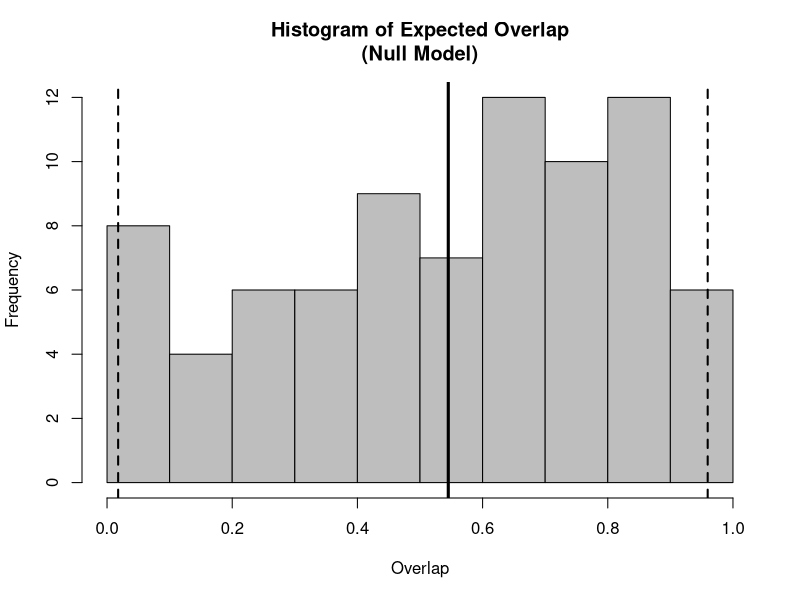
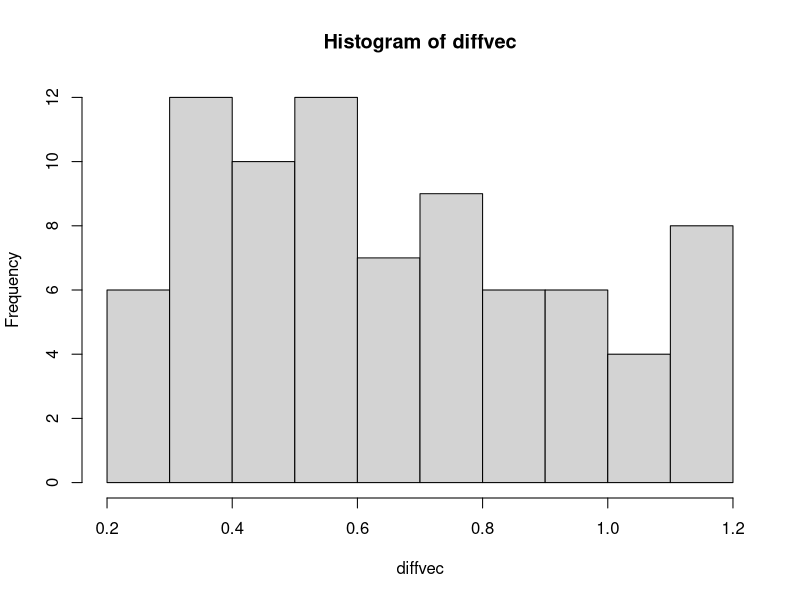

Write the R code that produced these figures, in order.

# Jason Carlisle
# 9/3/2015

# There are two methods to calculate the CI from the Monte Carlo test.  They produce the same result, as shown here

# Some example data
overlap.expected <- runif(80)
overlap.observed <- 1.2




# The way CIs are calculated in the example code and the method described in the paper (more straightforward) ----
# This code comes from the MethodsDemo.R script
# Plot null model of the overlap statistic (histogram of expected overlap)
hist(overlap.expected, col="grey", main="Histogram of Expected Overlap\n(Null Model)", xlab="Overlap")

# Calculate and plot expected overlap (solid black line)
(exp.mean <- mean(overlap.expected))
abline(v=exp.mean, lwd=3)

# Calculate and plot two-tailed 95% Monte Carlo confidence interval for expected overlap (dashed black lines)
(exp.lwr <- quantile(overlap.expected, 0.025)[[1]])
(exp.upr <- quantile(overlap.expected, 0.975)[[1]])
abline(v=exp.lwr, lwd=2, lty="dashed")
abline(v=exp.upr, lwd=2, lty="dashed")

# Plot observed overlap calculated previously (solid blue line)
abline(v=overlap.observed, lwd=3, col="blue")

# Calculate the difference between observed and expected overlap (with 95% Monte Carlo CI) and store results
results.df <- data.frame(Species="demo.sdm",
                         Diff=round((overlap.observed - exp.mean), 4),
                         Diff.CI.lwr=round((overlap.observed - exp.upr), 4),
                         Diff.CI.upr=round((overlap.observed - exp.lwr), 4))
print(results.df)





# The way I calculated the CIs in my analysis ----
# This code is from the OverlapPostProcess_Aug2015.R script
diffvec <- overlap.observed - overlap.expected
hist(diffvec)

(diffmean <- round(mean(diffvec), 4))
(difflow <- round(quantile(diffvec, 0.025), 4))
(diffupp <- round(quantile(diffvec, 0.975), 4))


# They are equivalent
